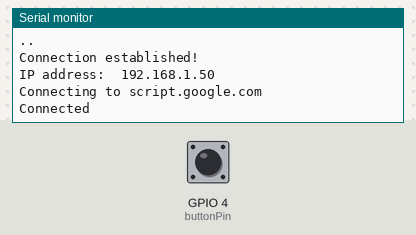
Simulated run of this sketch. Board: ESP8266 (NodeMCU). On the bench: the last lines printed to the serial monitor. Inputs (shaded band) come from the test bench; at power-on: GPIO 4 (buttonPin) LOW. WiFi joins after 1.5 s; servers stay silent unless stated; random numbers use the default seed unless the sketch sets one.

Above: at 3.4 s.
3.5 s: GPIO 4 (buttonPin) pulled HIGH for 0.15 s
At 4.1 s:
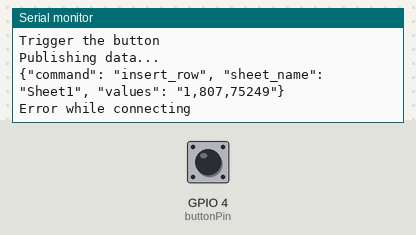
5.2 s: GPIO 4 (buttonPin) pulled HIGH for 1 s
At 5.37 s:
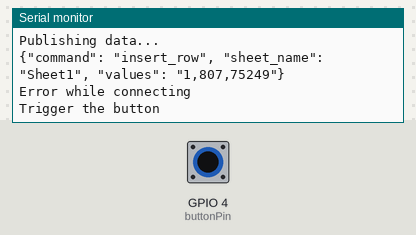
7.7 s: GPIO 4 (buttonPin) pulled HIGH for 0.15 s
At 9.4 s:
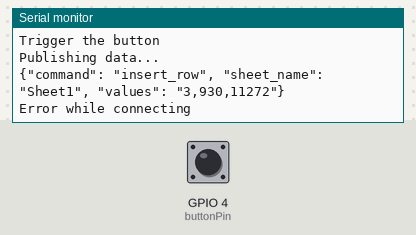

The sketch:

SerialEvent.ino
```cpp
#include <Arduino.h>
#include <ESP8266WiFi.h>
#include "HTTPSRedirect.h"

// Enter network credentials:
const char* ssid = "AndroidAP";
const char* password = "0966480117";
int buttonState = 0;             // the current reading from the input pin
int lastButtonState = 0;   // the previous reading from the input pin
unsigned long lastDebounceTime = 0;  // the last time the output pin was toggled
unsigned long debounceDelay = 50;    // the debounce time; increase if the output flickers


// Pin
const int buttonPin = 4;

// Enter Google Script Deployment ID:
const char* GScriptId = "AKfycbxHTNNtq3yzmP0GCJjQ9-g9JIGTJ3wn2FIA4xEkqflUpJeHHpN_lNB-TcyRYJcQaA_0";

// Enter command (insert_row or append_row) and your Google Sheets sheet name (default is Sheet1):
String payload_base = "{\"command\": \"insert_row\", \"sheet_name\": \"Sheet1\", \"values\": ";
String payload = "";

// Google Sheets setup (do not edit)
const char* host = "script.google.com";
const int httpsPort = 443;
const char* fingerprint = "";
String url = String("/macros/s/") + GScriptId + "/exec";
HTTPSRedirect* client = nullptr;

// Declare variables that will be published to Google Sheets
int value0 = 0;
int value1 = 0;
int value2 = 0;

void setup(){

  Serial.begin(115200);
  delay(10);
  Serial.println('\n');

  // Connect to WiFi
  WiFi.begin(ssid, password);
  Serial.print("Connecting to ");
  Serial.print(ssid); Serial.println(" ...");

  while(WiFi.status() != WL_CONNECTED){
    delay(1000);
    Serial.print(".");
  }
  Serial.println('\n');
  Serial.println("Connection established!");
  Serial.print("IP address:\t");
  Serial.println(WiFi.localIP());

  // Use HTTPSRedirect class to create a new TLS connection
  client = new HTTPSRedirect(httpsPort);
  client->setInsecure();
  client->setPrintResponseBody(true);
  client->setContentTypeHeader("application/json");

  Serial.print("Connecting to ");
  Serial.println(host);

  // Try to connect for a maximum of 5 times
  bool flag = false;
  for(int i = 0; i < 5; i++){
    int retval = client->connect(host, httpsPort);
    if(retval == 1){
      flag = true;
      Serial.println("Connected");
      break;
    }
    else
      Serial.println("Connection failed. Retrying...");
  }
  if(!flag){
    Serial.print("Could not connect to server: ");
    Serial.println(host);
    return;
  }
  delete client;    // delete HTTPSRedirect object
  client = nullptr; // delete HTTPSRedirect object
}

void sendData(){

  value0++;
  value1 = random(0, 1000);
  value2 = random(0, 100000);

  static bool flag = false;
  if(!flag){
    client = new HTTPSRedirect(httpsPort);
    client->setInsecure();
    flag = true;
    client->setPrintResponseBody(true);
    client->setContentTypeHeader("application/json");
  }
  if(client != nullptr){
    if(!client->connected()){
      client->connect(host, httpsPort);
    }
  }
  else{
    Serial.println("Error creating client object!");
  }

  // Create json object string to send to Google Sheets
  payload = payload_base + "\"" + value0 + "," + value1 + "," + value2 + "\"}";

  // Publish data to Google Sheets
  Serial.println("Publishing data...");
  Serial.println(payload);
  if(client->POST(url, host, payload)){

  }
  else{

    Serial.println("Error while connecting");
  }
}

void loop(){

  // Read the button pin
  int reading = digitalRead(buttonPin);
  // Serial.println(reading);


  // if ((millis() - lastDebounceTime) > debounceDelay) {
    // whatever the reading is at, it's been there for longer than the debounce
    // delay, so take it as the actual current state:

    // if the button state has changed:
  if(reading != buttonState){
    buttonState = reading;

    // only toggle the LED if the new button state is HIGH
    if(buttonState == 1){
      Serial.println("Trigger the button");
      sendData();
    }
  }
// }

// save the reading. Next time through the loop, it'll be the lastButtonState:
  lastButtonState = reading;
  delay(30);
}
```

Measured:
- after the input at 3.5 s, the serial monitor: prints a new line at once (image 1)
- after the input at 7.7 s, the serial monitor: prints a new line after 0.23 s (image 3)
